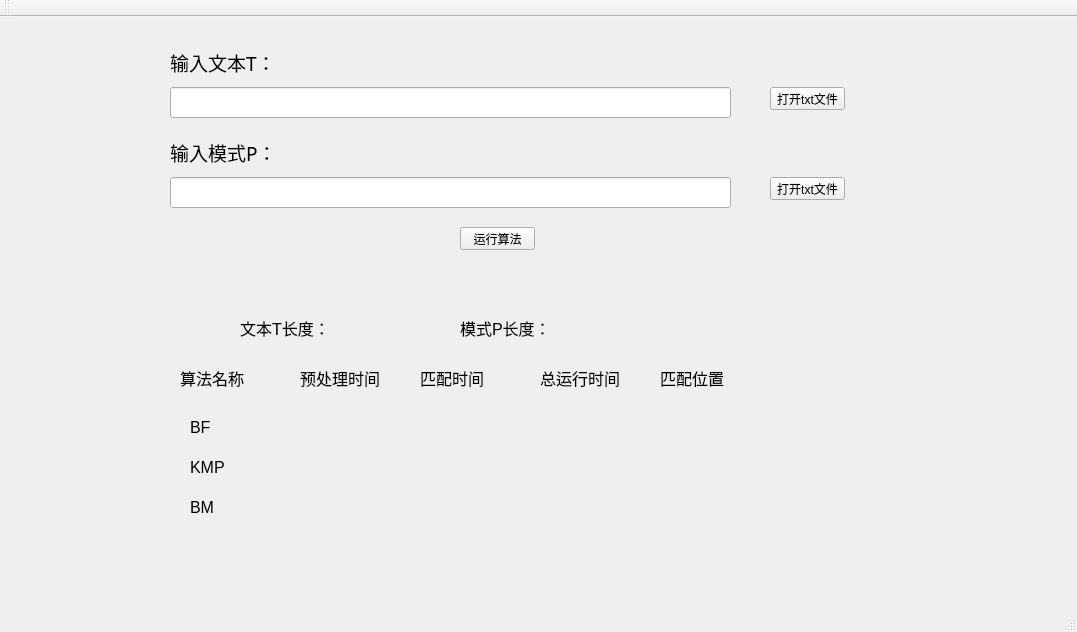
<?xml version="1.0" encoding="UTF-8"?>
<ui version="4.0">
 <class>MainWindow</class>
 <widget class="QMainWindow" name="MainWindow">
  <property name="geometry">
   <rect>
    <x>0</x>
    <y>0</y>
    <width>1077</width>
    <height>632</height>
   </rect>
  </property>
  <property name="windowTitle">
   <string>MainWindow</string>
  </property>
  <widget class="QWidget" name="centralWidget">
   <widget class="QLabel" name="label">
    <property name="geometry">
     <rect>
      <x>170</x>
      <y>30</y>
      <width>181</width>
      <height>31</height>
     </rect>
    </property>
    <property name="font">
     <font>
      <family>Adobe Devanagari</family>
      <pointsize>14</pointsize>
     </font>
    </property>
    <property name="text">
     <string>输入文本T：</string>
    </property>
   </widget>
   <widget class="QLineEdit" name="lineEdit_T">
    <property name="geometry">
     <rect>
      <x>170</x>
      <y>70</y>
      <width>561</width>
      <height>31</height>
     </rect>
    </property>
   </widget>
   <widget class="QLabel" name="label_2">
    <property name="geometry">
     <rect>
      <x>170</x>
      <y>120</y>
      <width>181</width>
      <height>31</height>
     </rect>
    </property>
    <property name="font">
     <font>
      <family>Adobe Devanagari</family>
      <pointsize>14</pointsize>
     </font>
    </property>
    <property name="text">
     <string>输入模式P：</string>
    </property>
   </widget>
   <widget class="QLineEdit" name="lineEdit_P">
    <property name="geometry">
     <rect>
      <x>170</x>
      <y>160</y>
      <width>561</width>
      <height>31</height>
     </rect>
    </property>
   </widget>
   <widget class="QPushButton" name="pushButton_T">
    <property name="geometry">
     <rect>
      <x>770</x>
      <y>70</y>
      <width>75</width>
      <height>23</height>
     </rect>
    </property>
    <property name="text">
     <string>打开txt文件</string>
    </property>
   </widget>
   <widget class="QPushButton" name="pushButton_P">
    <property name="geometry">
     <rect>
      <x>770</x>
      <y>160</y>
      <width>75</width>
      <height>23</height>
     </rect>
    </property>
    <property name="text">
     <string>打开txt文件</string>
    </property>
   </widget>
   <widget class="QPushButton" name="pushButton_run">
    <property name="geometry">
     <rect>
      <x>460</x>
      <y>210</y>
      <width>75</width>
      <height>23</height>
     </rect>
    </property>
    <property name="text">
     <string>运行算法</string>
    </property>
   </widget>
   <widget class="QLabel" name="label_4">
    <property name="geometry">
     <rect>
      <x>300</x>
      <y>340</y>
      <width>91</width>
      <height>41</height>
     </rect>
    </property>
    <property name="font">
     <font>
      <pointsize>12</pointsize>
     </font>
    </property>
    <property name="text">
     <string>预处理时间</string>
    </property>
   </widget>
   <widget class="QLabel" name="label_11">
    <property name="geometry">
     <rect>
      <x>180</x>
      <y>340</y>
      <width>101</width>
      <height>41</height>
     </rect>
    </property>
    <property name="font">
     <font>
      <pointsize>12</pointsize>
     </font>
    </property>
    <property name="text">
     <string>算法名称</string>
    </property>
   </widget>
   <widget class="QLabel" name="label_3">
    <property name="geometry">
     <rect>
      <x>190</x>
      <y>470</y>
      <width>41</width>
      <height>41</height>
     </rect>
    </property>
    <property name="font">
     <font>
      <pointsize>12</pointsize>
     </font>
    </property>
    <property name="text">
     <string>BM</string>
    </property>
   </widget>
   <widget class="QLabel" name="kmpTotalLabel">
    <property name="geometry">
     <rect>
      <x>540</x>
      <y>420</y>
      <width>91</width>
      <height>41</height>
     </rect>
    </property>
    <property name="font">
     <font>
      <pointsize>12</pointsize>
     </font>
    </property>
    <property name="text">
     <string/>
    </property>
   </widget>
   <widget class="QLabel" name="label_5">
    <property name="geometry">
     <rect>
      <x>190</x>
      <y>390</y>
      <width>41</width>
      <height>41</height>
     </rect>
    </property>
    <property name="font">
     <font>
      <pointsize>12</pointsize>
     </font>
    </property>
    <property name="text">
     <string>BF</string>
    </property>
   </widget>
   <widget class="QLabel" name="kmpMatchLabel">
    <property name="geometry">
     <rect>
      <x>420</x>
      <y>420</y>
      <width>91</width>
      <height>41</height>
     </rect>
    </property>
    <property name="font">
     <font>
      <pointsize>12</pointsize>
     </font>
    </property>
    <property name="text">
     <string/>
    </property>
   </widget>
   <widget class="QLabel" name="bfMatchLabel">
    <property name="geometry">
     <rect>
      <x>420</x>
      <y>380</y>
      <width>91</width>
      <height>41</height>
     </rect>
    </property>
    <property name="font">
     <font>
      <pointsize>12</pointsize>
     </font>
    </property>
    <property name="text">
     <string/>
    </property>
   </widget>
   <widget class="QLabel" name="label_6">
    <property name="geometry">
     <rect>
      <x>420</x>
      <y>340</y>
      <width>71</width>
      <height>41</height>
     </rect>
    </property>
    <property name="font">
     <font>
      <pointsize>12</pointsize>
     </font>
    </property>
    <property name="text">
     <string>匹配时间</string>
    </property>
   </widget>
   <widget class="QLabel" name="bmResultLabel">
    <property name="geometry">
     <rect>
      <x>660</x>
      <y>460</y>
      <width>361</width>
      <height>41</height>
     </rect>
    </property>
    <property name="font">
     <font>
      <pointsize>12</pointsize>
     </font>
    </property>
    <property name="text">
     <string/>
    </property>
   </widget>
   <widget class="QLabel" name="label_7">
    <property name="geometry">
     <rect>
      <x>190</x>
      <y>430</y>
      <width>41</width>
      <height>41</height>
     </rect>
    </property>
    <property name="font">
     <font>
      <pointsize>12</pointsize>
      <weight>50</weight>
      <bold>false</bold>
     </font>
    </property>
    <property name="layoutDirection">
     <enum>Qt::LeftToRight</enum>
    </property>
    <property name="text">
     <string>KMP</string>
    </property>
   </widget>
   <widget class="QLabel" name="bmTotalLabel">
    <property name="geometry">
     <rect>
      <x>540</x>
      <y>460</y>
      <width>91</width>
      <height>41</height>
     </rect>
    </property>
    <property name="font">
     <font>
      <pointsize>12</pointsize>
     </font>
    </property>
    <property name="text">
     <string/>
    </property>
   </widget>
   <widget class="QLabel" name="label_9">
    <property name="geometry">
     <rect>
      <x>460</x>
      <y>290</y>
      <width>91</width>
      <height>41</height>
     </rect>
    </property>
    <property name="font">
     <font>
      <pointsize>12</pointsize>
     </font>
    </property>
    <property name="text">
     <string>模式P长度：</string>
    </property>
   </widget>
   <widget class="QLabel" name="bmPreLabel">
    <property name="geometry">
     <rect>
      <x>300</x>
      <y>460</y>
      <width>91</width>
      <height>41</height>
     </rect>
    </property>
    <property name="font">
     <font>
      <pointsize>12</pointsize>
     </font>
    </property>
    <property name="text">
     <string/>
    </property>
   </widget>
   <widget class="QLabel" name="label_8">
    <property name="geometry">
     <rect>
      <x>540</x>
      <y>340</y>
      <width>81</width>
      <height>41</height>
     </rect>
    </property>
    <property name="font">
     <font>
      <pointsize>12</pointsize>
     </font>
    </property>
    <property name="text">
     <string>总运行时间</string>
    </property>
   </widget>
   <widget class="QLabel" name="tLengthLabel">
    <property name="geometry">
     <rect>
      <x>330</x>
      <y>290</y>
      <width>91</width>
      <height>41</height>
     </rect>
    </property>
    <property name="font">
     <font>
      <pointsize>12</pointsize>
     </font>
    </property>
    <property name="text">
     <string/>
    </property>
   </widget>
   <widget class="QLabel" name="kmpPreLabel">
    <property name="geometry">
     <rect>
      <x>300</x>
      <y>420</y>
      <width>91</width>
      <height>41</height>
     </rect>
    </property>
    <property name="font">
     <font>
      <pointsize>12</pointsize>
     </font>
    </property>
    <property name="text">
     <string/>
    </property>
   </widget>
   <widget class="QLabel" name="bfPreLabel">
    <property name="geometry">
     <rect>
      <x>300</x>
      <y>380</y>
      <width>91</width>
      <height>41</height>
     </rect>
    </property>
    <property name="font">
     <font>
      <pointsize>12</pointsize>
     </font>
    </property>
    <property name="text">
     <string/>
    </property>
   </widget>
   <widget class="QLabel" name="pLengthLabel">
    <property name="geometry">
     <rect>
      <x>550</x>
      <y>290</y>
      <width>91</width>
      <height>41</height>
     </rect>
    </property>
    <property name="font">
     <font>
      <pointsize>12</pointsize>
     </font>
    </property>
    <property name="text">
     <string/>
    </property>
   </widget>
   <widget class="QLabel" name="label_10">
    <property name="geometry">
     <rect>
      <x>660</x>
      <y>340</y>
      <width>71</width>
      <height>41</height>
     </rect>
    </property>
    <property name="font">
     <font>
      <pointsize>12</pointsize>
     </font>
    </property>
    <property name="text">
     <string>匹配位置</string>
    </property>
   </widget>
   <widget class="QLabel" name="kmpResultLabel">
    <property name="geometry">
     <rect>
      <x>660</x>
      <y>420</y>
      <width>371</width>
      <height>41</height>
     </rect>
    </property>
    <property name="font">
     <font>
      <pointsize>12</pointsize>
     </font>
    </property>
    <property name="text">
     <string/>
    </property>
   </widget>
   <widget class="QLabel" name="label_12">
    <property name="geometry">
     <rect>
      <x>240</x>
      <y>290</y>
      <width>91</width>
      <height>41</height>
     </rect>
    </property>
    <property name="font">
     <font>
      <pointsize>12</pointsize>
     </font>
    </property>
    <property name="text">
     <string>文本T长度：</string>
    </property>
   </widget>
   <widget class="QLabel" name="bfResultLabel">
    <property name="geometry">
     <rect>
      <x>660</x>
      <y>380</y>
      <width>371</width>
      <height>41</height>
     </rect>
    </property>
    <property name="font">
     <font>
      <pointsize>12</pointsize>
     </font>
    </property>
    <property name="text">
     <string/>
    </property>
   </widget>
   <widget class="QLabel" name="bmMatchLabel">
    <property name="geometry">
     <rect>
      <x>420</x>
      <y>460</y>
      <width>91</width>
      <height>41</height>
     </rect>
    </property>
    <property name="font">
     <font>
      <pointsize>12</pointsize>
     </font>
    </property>
    <property name="text">
     <string/>
    </property>
   </widget>
   <widget class="QLabel" name="bfTotalLabel">
    <property name="geometry">
     <rect>
      <x>540</x>
      <y>380</y>
      <width>91</width>
      <height>41</height>
     </rect>
    </property>
    <property name="font">
     <font>
      <pointsize>12</pointsize>
     </font>
    </property>
    <property name="text">
     <string/>
    </property>
   </widget>
  </widget>
  <widget class="QMenuBar" name="menuBar">
   <property name="geometry">
    <rect>
     <x>0</x>
     <y>0</y>
     <width>1077</width>
     <height>23</height>
    </rect>
   </property>
  </widget>
  <widget class="QToolBar" name="mainToolBar">
   <attribute name="toolBarArea">
    <enum>TopToolBarArea</enum>
   </attribute>
   <attribute name="toolBarBreak">
    <bool>false</bool>
   </attribute>
  </widget>
  <widget class="QStatusBar" name="statusBar"/>
 </widget>
 <layoutdefault spacing="6" margin="11"/>
 <resources/>
 <connections/>
</ui>
